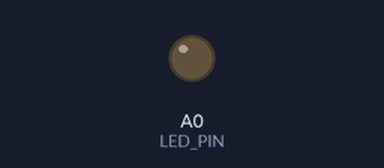
This sketch was run on a simulated Arduino Uno, built with avr-gcc and run on an emulated ATmega328P. Shown: output pins drawn as LEDs (lit = HIGH). Storage starts empty; the audio player accepts every command and is not drawn; pins used as bus, display or sensor lines are not drawn.

Above: at 0.4 s.
At 42.12 s:
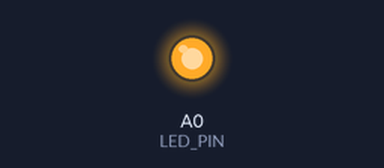
Timing chart, 0 to 42.9 s (numbered marks = the images above):
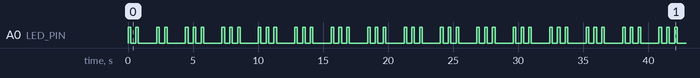

The sketch:

Voice.ino
```cpp
#include <SPI.h>
#include <SD.h>
#include <TMRpcm.h>

#define SDCS_PIN 10
#define LED_PIN A0
#define SDPOWER_PIN 5
#define SPEAKER_PIN 9

// Audio files must follow these rules:
// WAV format
// 8 bit unsigned PCM samples
// 8-32khz sample rate
// mono

void setup(){

  pinMode(LED_PIN, OUTPUT);
  pinMode(SDPOWER_PIN, OUTPUT);
  digitalWrite(SDPOWER_PIN, HIGH);

  TMRpcm tmrpcm;
  tmrpcm.speakerPin = SPEAKER_PIN;
  tmrpcm.setVolume(4);
  tmrpcm.quality(1);

  led_signal_once(2);

  if (!SD.begin(SDCS_PIN))
    led_signal(1);

  led_signal_once(2);
  tmrpcm.play("test.wav");
  led_signal(3);
}

void led_signal_once(int nb) {
  for(int i = 0; i < nb; i++) {
    digitalWrite(LED_PIN, HIGH);
    delay(200);
    digitalWrite(LED_PIN, LOW);
    delay(400);
  }
  delay(1000);
}

void led_signal(int nb) {
  while(true)
    led_signal_once(nb);
}

void loop() {
}
```

Measured:
- by itself, A0 (LED_PIN): moves between LOW and HIGH, repeating every 33.0 s
- by itself, everything shown: repeats every 33.0 s, in 70 steps
